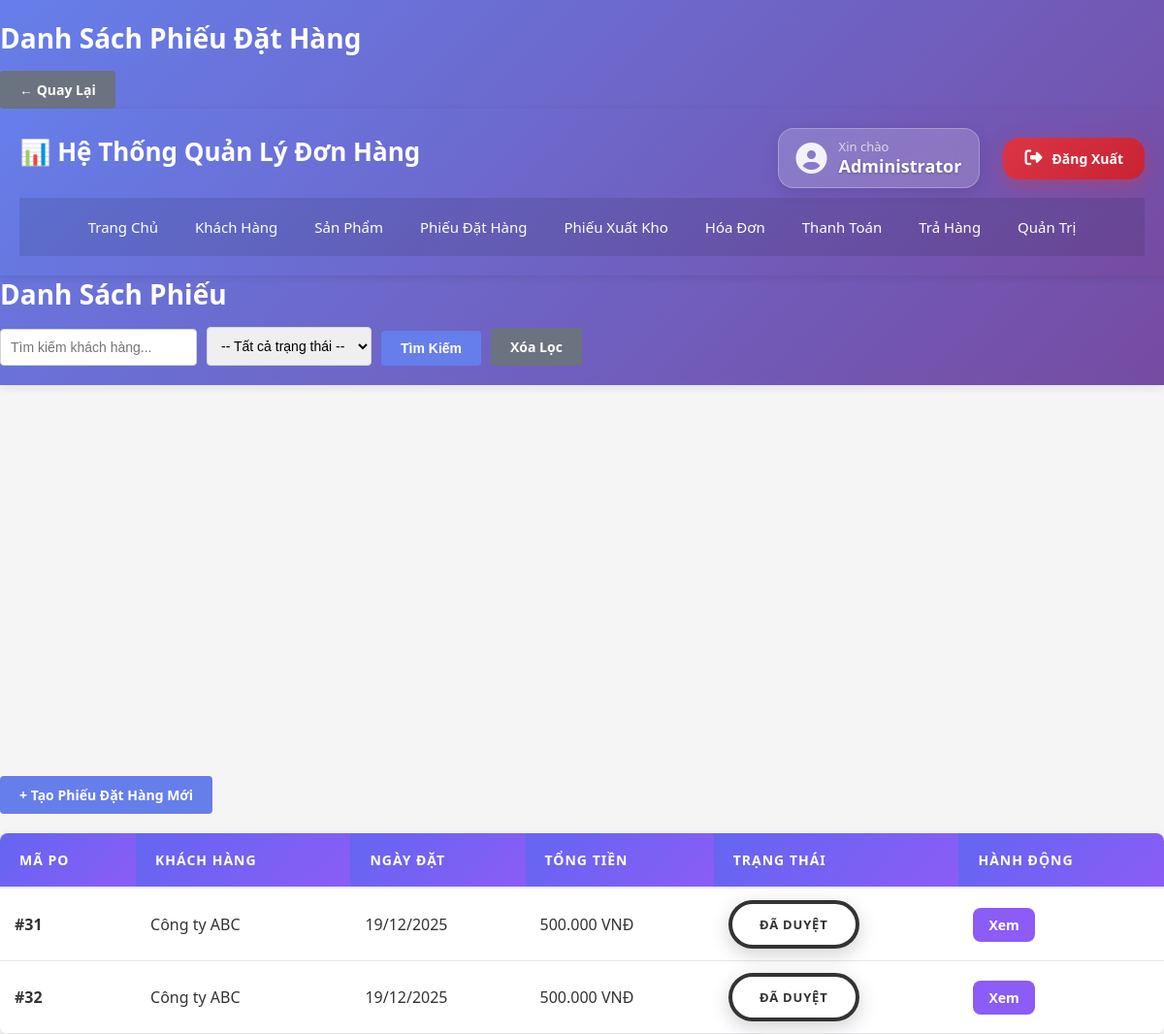
The app's page /po_list.php (signed in), older data.
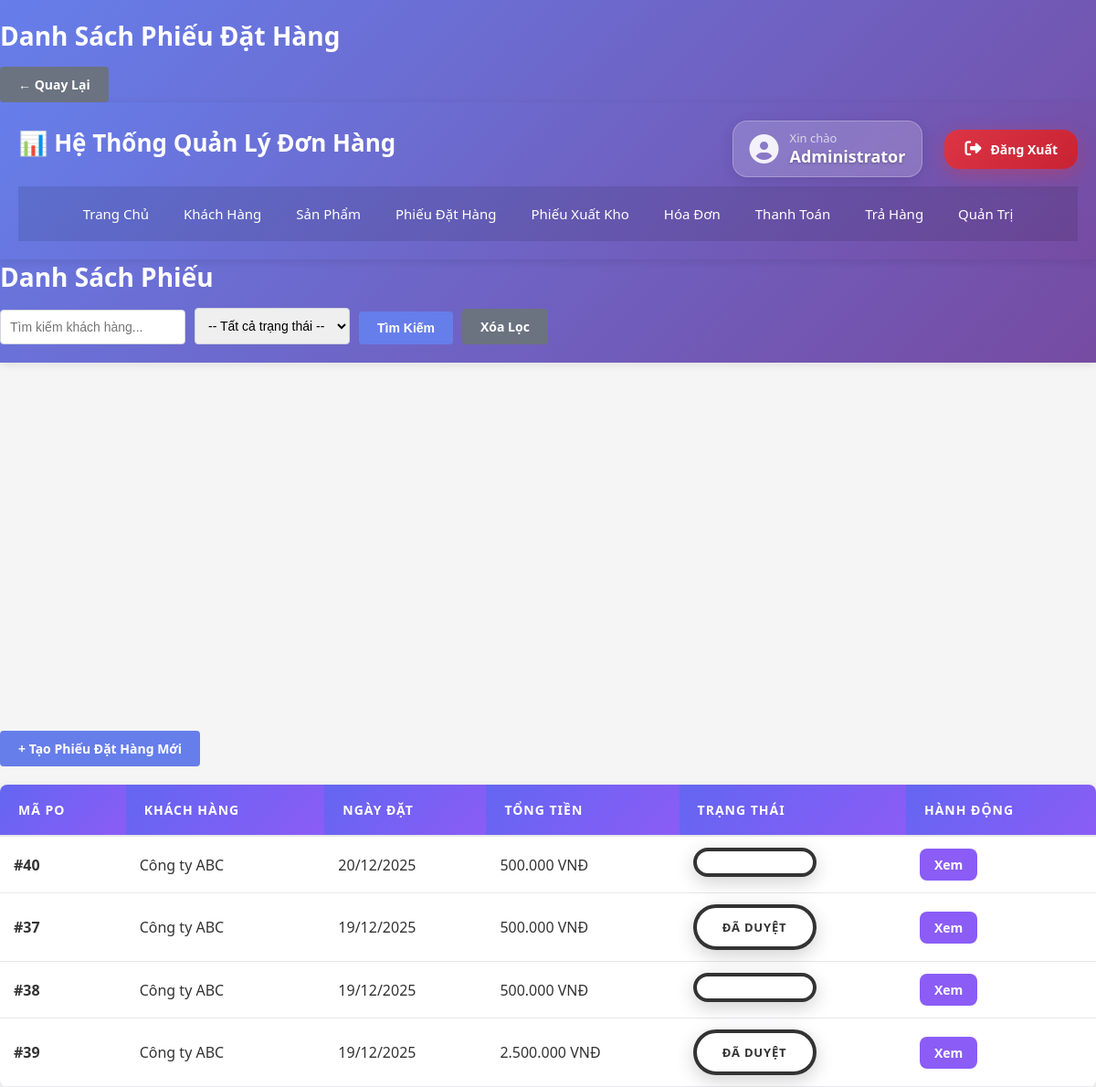
The same page, newer data.
### tables this page shows
CREATE TABLE `phieu_dat_hang` (
  `ma_phieu_dat_hang` int(11) NOT NULL,
  `ma_khach_hang` int(11) NOT NULL,
  `ngay_dat` date NOT NULL,
  `tong_tien` decimal(15,2) DEFAULT 0.00,
  `created_by` int(11) DEFAULT NULL,
  `approved_by` int(11) DEFAULT NULL,
  `approved_at` datetime DEFAULT NULL,
  `trang_thai` enum('Chờ duyệt','Đã duyệt','Hủy') DEFAULT 'Chờ duyệt',
  `ghi_chu` text DEFAULT NULL
);

CREATE TABLE `khach_hang` (
  `ma_khach_hang` int(11) NOT NULL,
  `ten_khach_hang` varchar(255) NOT NULL,
  `dia_chi` varchar(500) DEFAULT NULL,
  `dien_thoai` varchar(20) DEFAULT NULL,
  `email` varchar(100) DEFAULT NULL,
  `ngay_tao` datetime DEFAULT current_timestamp(),
  `trang_thai` enum('Hoạt động','Ngừng hoạt động') DEFAULT 'Hoạt động'
);

### config.php (called while the page is built, shortened)
<?php
function formatMoney($amount) {
    return number_format($amount, 0, ',', '.');
}
?>

### po_list.php (the view, shortened to what this page needs)
<?php
include 'config.php';
$search = '';
$sql = "SELECT p.ma_phieu_dat_hang, k.ten_khach_hang, p.ngay_dat, p.tong_tien, p.trang_thai
        FROM phieu_dat_hang p
        JOIN khach_hang k ON p.ma_khach_hang = k.ma_khach_hang
        WHERE 1=1";
$sql .= " ORDER BY p.ngay_dat DESC";
$result = $conn->query($sql);
?>
<!DOCTYPE html>
<html lang="vi">
<head>
    <link rel="stylesheet" href="../css/style.css">
</head>
<body>
    <div class="container">
        <header>
            <h1>Danh Sách Phiếu Đặt Hàng</h1>
            <a href="../index.php" class="btn-secondary">← Quay Lại</a>
        <?php include 'header.php'; ?>
        <h1>Danh Sách Phiếu</h1>
                <form method="GET" class="filter-form">
                    <input type="text" name="search" placeholder="Tìm kiếm khách hàng..." value="<?php echo htmlspecialchars($search); ?>">
                    <select name="trang_thai">
                        <option value="">-- Tất cả trạng thái --</option>
                    </select>
                    <button type="submit" class="btn-primary">Tìm Kiếm</button>
                    <a href="list.php" class="btn-secondary">Xóa Lọc</a>
                </form>
            </div>
            <div class="actions-section">
                <a href="create.php" class="btn-primary">+ Tạo Phiếu Đặt Hàng Mới</a>
            </div>
            <table class="table">
                <thead>
                    <tr>
                        <th>Mã PO</th>
                        <th>Khách Hàng</th>
                        <th>Ngày Đặt</th>
                        <th>Tổng Tiền</th>
                        <th>Trạng Thái</th>
                        <th>Hành Động</th>
                    </tr>
                </thead>
                <tbody>
                    <?php
                    if ($result->num_rows > 0) {
                        while($row = $result->fetch_assoc()) {
                            echo "<tr>";
                            echo "<td><strong>#" . $row['ma_phieu_dat_hang'] . "</strong></td>";
                            echo "<td>" . htmlspecialchars($row['ten_khach_hang']) . "</td>";
                            echo "<td>" . date('d/m/Y', strtotime($row['ngay_dat'])) . "</td>";
                            echo "<td>" . formatMoney($row['tong_tien']) . " VNĐ</td>";
                            echo "<td><span class='status-" . strtolower(str_replace(' ', '-', $row['trang_thai'])) . "'>" . $row['trang_thai'] . "</span></td>";
                            echo "<td>";
                            echo "<a href='detail.php?id=" . $row['ma_phieu_dat_hang'] . "' class='btn-info'>Xem</a> ";
                            echo "</td>";
                            echo "</tr>";
                        }
                    } else {
                        echo "<tr><td colspan='6' style='text-align: center;'>Không có phiếu đặt hàng</td></tr>";
                    }
                    ?>
                </tbody>
            </table>
</body>
</html>

Row changes from the older to the newer data that the page shows:
removed phieu_dat_hang: ma_phieu_dat_hang "31", ma_khach_hang.ten_khach_hang "Công ty ABC", ngay_dat "19/12/2025", tong_tien "500.000", trang_thai "ĐÃ DUYỆT"
removed phieu_dat_hang: ma_phieu_dat_hang "32", ma_khach_hang.ten_khach_hang "Công ty ABC", ngay_dat "19/12/2025", tong_tien "500.000", trang_thai "ĐÃ DUYỆT"
added phieu_dat_hang: ma_phieu_dat_hang "40", ma_khach_hang.ten_khach_hang "Công ty ABC", ngay_dat "20/12/2025", tong_tien "500.000"
added phieu_dat_hang: ma_phieu_dat_hang "37", ma_khach_hang.ten_khach_hang "Công ty ABC", ngay_dat "19/12/2025", tong_tien "500.000", trang_thai "ĐÃ DUYỆT"
added phieu_dat_hang: ma_phieu_dat_hang "38", ma_khach_hang.ten_khach_hang "Công ty ABC", ngay_dat "19/12/2025", tong_tien "500.000"
added phieu_dat_hang: ma_phieu_dat_hang "39", ma_khach_hang.ten_khach_hang "Công ty ABC", ngay_dat "19/12/2025", tong_tien "2.500.000", trang_thai "ĐÃ DUYỆT"
